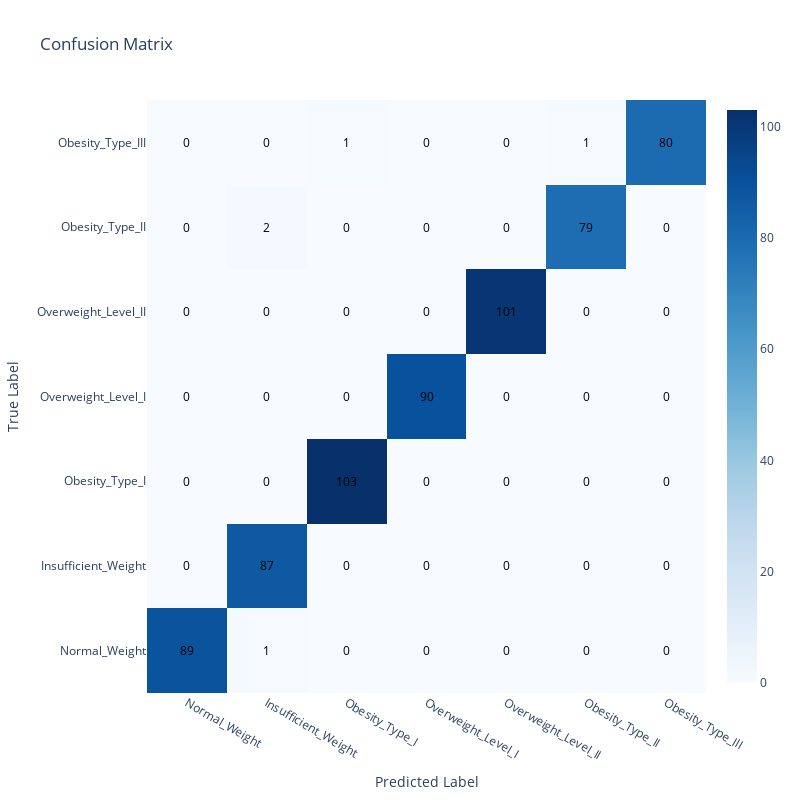

Notebook source saved alongside this figure:
### Code cell
# Compute the confusion matrix
conf_matrix = confusion_matrix(y_test, y_pred)
class_names = y_train['obesity_level'].unique()
import plotly.graph_objects as go
# Creating a confusion matrix heatmap using Plotly Graph Objects with true class names
fig = go.Figure(data=go.Heatmap(
                   z=conf_matrix,
                   x=class_names,
                   y=class_names,
                   colorscale='Blues'))

# Adding annotations
for i in range(len(conf_matrix)):
    for j in range(len(conf_matrix[i])):
        fig.add_annotation(
            x=j, y=i,
            text=str(conf_matrix[i][j]),
            showarrow=False,
            font=dict(color="black", size=12)
        )

# Updating layout for better readability
fig.update_layout(
    title='Confusion Matrix',
    xaxis_title='Predicted Label',
    yaxis_title='True Label',
    width=800, height=800
)

fig.show()

### Figure 1 — Plotly figure (JSON) as saved in the notebook; plotly's stock layout.template omitted (floating-point values rounded to 4 significant figures)
{"data": [{"colorscale": [[0, "rgb(247,251,255)"], [0.125, "rgb(222,235,247)"], [0.25, "rgb(198,219,239)"], [0.375, "rgb(158,202,225)"], [0.5, "rgb(107,174,214)"], [0.625, "rgb(66,146,198)"], [0.75, "rgb(33,113,181)"], [0.875, "rgb(8,81,156)"], [1, "rgb(8,48,107)"]], "type": "heatmap", "x": ["Normal_Weight", "Insufficient_Weight", "Obesity_Type_I", "Overweight_Level_I", "Overweight_Level_II", "Obesity_Type_II", "Obesity_Type_III"], "y": ["Normal_Weight", "Insufficient_Weight", "Obesity_Type_I", "Overweight_Level_I", "Overweight_Level_II", "Obesity_Type_II", "Obesity_Type_III"], "z": [[89, 1, 0, 0, 0, 0, 0], [0, 87, 0, 0, 0, 0, 0], [0, 0, 103, 0, 0, 0, 0], [0, 0, 0, 90, 0, 0, 0], [0, 0, 0, 0, 101, 0, 0], [0, 2, 0, 0, 0, 79, 0], [0, 0, 1, 0, 0, 1, 80]]}], "layout": {"annotations": [{"font": {"color": "black", "size": 12}, "showarrow": false, "text": "89", "x": 0, "y": 0}, {"font": {"color": "black", "size": 12}, "showarrow": false, "text": "1", "x": 1, "y": 0}, {"font": {"color": "black", "size": 12}, "showarrow": false, "text": "0", "x": 2, "y": 0}, {"font": {"color": "black", "size": 12}, "showarrow": false, "text": "0", "x": 3, "y": 0}, {"font": {"color": "black", "size": 12}, "showarrow": false, "text": "0", "x": 4, "y": 0}, {"font": {"color": "black", "size": 12}, "showarrow": false, "text": "0", "x": 5, "y": 0}, {"font": {"color": "black", "size": 12}, "showarrow": false, "text": "0", "x": 6, "y": 0}, {"font": {"color": "black", "size": 12}, "showarrow": false, "text": "0", "x": 0, "y": 1}, {"font": {"color": "black", "size": 12}, "showarrow": false, "text": "87", "x": 1, "y": 1}, {"font": {"color": "black", "size": 12}, "showarrow": false, "text": "0", "x": 2, "y": 1}, {"font": {"color": "black", "size": 12}, "showarrow": false, "text": "0", "x": 3, "y": 1}, {"font": {"color": "black", "size": 12}, "showarrow": false, "text": "0", "x": 4, "y": 1}, {"font": {"color": "black", "size": 12}, "showarrow": false, "text": "0", "x": 5, "y": 1}, {"font": {"color": "black", "size": 12}, "showarrow": false, "text": "0", "x": 6, "y": 1}, {"font": {"color": "black", "size": 12}, "showarrow": false, "text": "0", "x": 0, "y": 2}, {"font": {"color": "black", "size": 12}, "showarrow": false, "text": "0", "x": 1, "y": 2}, {"font": {"color": "black", "size": 12}, "showarrow": false, "text": "103", "x": 2, "y": 2}, {"font": {"color": "black", "size": 12}, "showarrow": false, "text": "0", "x": 3, "y": 2}, {"font": {"color": "black", "size": 12}, "showarrow": false, "text": "0", "x": 4, "y": 2}, {"font": {"color": "black", "size": 12}, "showarrow": false, "text": "0", "x": 5, "y": 2}, {"font": {"color": "black", "size": 12}, "showarrow": false, "text": "0", "x": 6, "y": 2}, {"font": {"color": "black", "size": 12}, "showarrow": false, "text": "0", "x": 0, "y": 3}, {"font": {"color": "black", "size": 12}, "showarrow": false, "text": "0", "x": 1, "y": 3}, {"font": {"color": "black", "size": 12}, "showarrow": false, "text": "0", "x": 2, "y": 3}, {"font": {"color": "black", "size": 12}, "showarrow": false, "text": "90", "x": 3, "y": 3}, {"font": {"color": "black", "size": 12}, "showarrow": false, "text": "0", "x": 4, "y": 3}, {"font": {"color": "black", "size": 12}, "showarrow": false, "text": "0", "x": 5, "y": 3}, {"font": {"color": "black", "size": 12}, "showarrow": false, "text": "0", "x": 6, "y": 3}, {"font": {"color": "black", "size": 12}, "showarrow": false, "text": "0", "x": 0, "y": 4}, {"font": {"color": "black", "size": 12}, "showarrow": false, "text": "0", "x": 1, "y": 4}, {"font": {"color": "black", "size": 12}, "showarrow": false, "text": "0", "x": 2, "y": 4}, {"font": {"color": "black", "size": 12}, "showarrow": false, "text": "0", "x": 3, "y": 4}, {"font": {"color": "black", "size": 12}, "showarrow": false, "text": "101", "x": 4, "y": 4}, {"font": {"color": "black", "size": 12}, "showarrow": false, "text": "0", "x": 5, "y": 4}, {"font": {"color": "black", "size": 12}, "showarrow": false, "text": "0", "x": 6, "y": 4}, {"font": {"color": "black", "size": 12}, "showarrow": false, "text": "0", "x": 0, "y": 5}, {"font": {"color": "black", "size": 12}, "showarrow": false, "text": "2", "x": 1, "y": 5}, {"font": {"color": "black", "size": 12}, "showarrow": false, "text": "0", "x": 2, "y": 5}, {"font": {"color": "black", "size": 12}, "showarrow": false, "text": "0", "x": 3, "y": 5}, {"font": {"color": "black", "size": 12}, "showarrow": false, "text": "0", "x": 4, "y": 5}, {"font": {"color": "black", "size": 12}, "showarrow": false, "text": "79", "x": 5, "y": 5}, {"font": {"color": "black", "size": 12}, "showarrow": false, "text": "0", "x": 6, "y": 5}, {"font": {"color": "black", "size": 12}, "showarrow": false, "text": "0", "x": 0, "y": 6}, {"font": {"color": "black", "size": 12}, "showarrow": false, "text": "0", "x": 1, "y": 6}, {"font": {"color": "black", "size": 12}, "showarrow": false, "text": "1", "x": 2, "y": 6}, {"font": {"color": "black", "size": 12}, "showarrow": false, "text": "0", "x": 3, "y": 6}, {"font": {"color": "black", "size": 12}, "showarrow": false, "text": "0", "x": 4, "y": 6}, {"font": {"color": "black", "size": 12}, "showarrow": false, "text": "1", "x": 5, "y": 6}, {"font": {"color": "black", "size": 12}, "showarrow": false, "text": "80", "x": 6, "y": 6}], "height": 800, "title": {"text": "Confusion Matrix"}, "width": 800, "xaxis": {"title": {"text": "Predicted Label"}}, "yaxis": {"title": {"text": "True Label"}}}}
